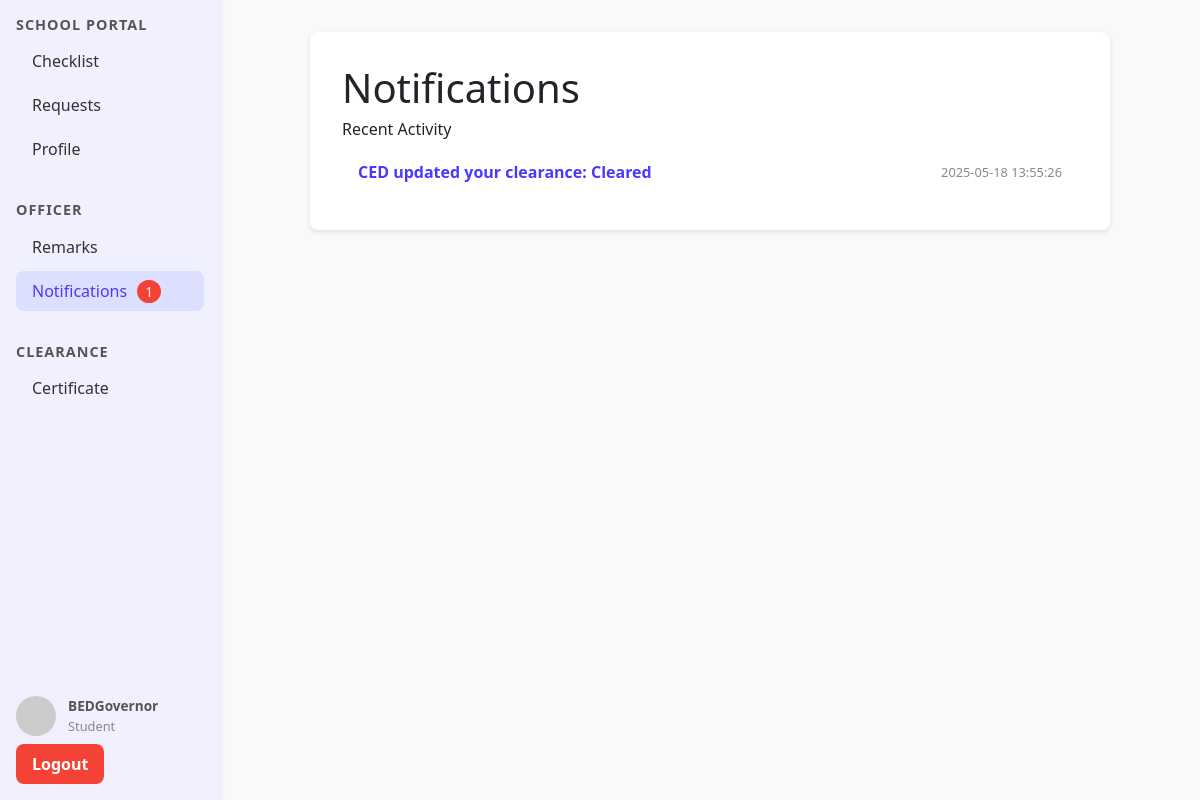
Page /notifications (signed in) on the committed database.
### clearance.py (models this page shows)
class User(UserMixin, db.Model):
    id = db.Column(db.Integer, primary_key=True)
    username = db.Column(db.String(80), unique=True, nullable=False)
    password = db.Column(db.String(200), nullable=False)
    role = db.Column(db.String(20), nullable=False)
    department = db.Column(db.String(20), nullable=True)
    email = db.Column(db.String(120), nullable=True)
    phone = db.Column(db.String(30), nullable=True)
    address = db.Column(db.String(255), nullable=True)

class Notification(db.Model):
    id = db.Column(db.Integer, primary_key=True)
    user_id = db.Column(db.Integer, db.ForeignKey('user.id'))
    message = db.Column(db.String(255))
    is_read = db.Column(db.Boolean, default=False)
    timestamp = db.Column(db.DateTime, default=datetime.datetime.utcnow)

### clearance.py (the view)
@app.route('/notifications')
@login_required
def notifications():
    notes = Notification.query.filter_by(user_id=current_user.id).order_by(Notification.timestamp.desc()).all()
    unread_count = Notification.query.filter_by(user_id=current_user.id, is_read=False).count()
    for note in notes:
        if not note.is_read:
            note.is_read = True
    db.session.commit()
    return render_template('notifications.html', notifications=notes, unread_count=unread_count)

### clearance.py (called while the page is built)
@login_manager.user_loader
def load_user(user_id):
    if not user_id:
        return None
    try:
        return User.query.get(int(user_id))
    except ValueError:
        return None

### templates/notifications.html (shortened to what this page needs)
<!DOCTYPE html>
<html lang="en">
<head>
  <link href="https://cdn.jsdelivr.net/npm/bootstrap@5.3.0/dist/css/bootstrap.min.css" rel="stylesheet" />
</head>
<body>
  <aside class="sidebar">
    <div>
      <div class="section">
        <h6>School Portal</h6>
        <a href="{{ url_for('dashboard') }}">Checklist</a>
        <a href="{{ url_for('request_page') }}">Requests</a>
        <a href="{{ url_for('profile') }}">Profile</a>
      </div>
      <div class="section">
        <h6>Officer</h6>
        <a href="{{ url_for('remarks') }}">Remarks</a>
        <a href="{{ url_for('notifications') }}" class="active">
          Notifications
          {% if unread_count and unread_count > 0 %}
            <span style="background:#f44336;color:white;border-radius:50%;padding:2px 8px;font-size:0.85em;margin-left:6px;">{{ unread_count }}</span>
          {% endif %}
        </a>
      </div>
      <div class="section">
        <h6>Clearance</h6>
        <a href="{{ url_for('clearance_certificate') }}">Certificate</a>
      </div>
    </div>
    <div class="user-info-container">
      <div class="user-info">
        <img src="https://i.pravatar.cc/40?u={{ current_user.username }}" alt="User avatar" />
        <div>
          <div><strong>{{ current_user.username }}</strong></div>
          <div style="font-size: 0.8rem; color: #888;">Student</div>
        </div>
      </div>
      <form action="{{ url_for('logout') }}" method="POST">
        <button type="submit" class="logout-btn">Logout</button>
      </form>
    </div>
  </aside>
  <main class="main-content">
    <div class="notification-container">
      <h1>Notifications</h1>
      <h6>Recent Activity</h6>
      {% if notifications %}
        {% for notification in notifications %}
          <div class="notification">
            <div>
              <h5>{{ notification.message }}</h5>
            </div>
            <time>{{ notification.timestamp.strftime('%Y-%m-%d %H:%M:%S') }}</time>
          </div>
        {% endfor %}
      {% else %}
        <p>No notifications available.</p>
      {% endif %}
    </div>
  </main>
</body>
</html>

### templates/notifications.html (style rules this page uses)
body { font-family: 'Segoe UI', Tahoma, Geneva, Verdana, sans-serif; background-color: #f9f9fb; height: 100vh; margin: 0; }
.sidebar { width: 220px; background-color: #f0f0ff; padding: 1rem; display: flex; flex-direction: column; justify-content: space-between; height: 100vh; box-shadow: 2px 0 5px rgba(0,0,0,0.05); position: fixed; left: 0; top: 0; bottom: 0; transform: translateX(-218px); transition: transform 0.3s cubic-bezier(.4,0,.2,1); z-index: 10; }
.main-content { flex: 1; padding: 2rem 3rem; overflow-y: auto; margin-left: 0; transition: margin-left 0.3s cubic-bezier(.4,0,.2,1); }
.sidebar .section { margin-bottom: 2rem; }
.sidebar .section h6 { font-weight: 600; font-size: 0.9rem; color: #555; margin-bottom: 0.5rem; text-transform: uppercase; letter-spacing: 1px; }
.sidebar a { display: block; padding: 0.5rem 1rem; border-radius: 0.5rem; color: #333; text-decoration: none; margin-bottom: 0.25rem; font-weight: 500; }
.sidebar a.active, .sidebar a:hover { background-color: #dddfff; color: #4b38ff; }
.user-info-container { display: flex; flex-direction: column; align-items: flex-start; gap: 0.5rem; margin-top: 2rem; }
.user-info { display: flex; align-items: center; gap: 0.75rem; font-size: 0.85rem; color: #555; }
.user-info img { width: 40px; height: 40px; border-radius: 50%; }
.logout-btn { background-color: #f44336; color: white; border: none; padding: 0.5rem 1rem; border-radius: 0.5rem; font-weight: 600; cursor: pointer; transition: background-color 0.2s ease; }
.notification-container { max-width: 800px; margin: 0 auto; background-color: white; padding: 2rem; border-radius: 0.5rem; box-shadow: 0 2px 5px rgba(0, 0, 0, 0.1); }
.notification { padding: 1rem; border-bottom: 1px solid #ddd; display: flex; justify-content: space-between; align-items: center; }
.notification:last-child { border-bottom: none; }
.notification h5 { margin: 0; font-size: 1rem; font-weight: 600; color: #4b38ff; }
.notification time { font-size: 0.8rem; color: #888; }

### rows in the picture
User: username "BEDGovernor"
Notification: message "CED updated your clearance: Cleared", timestamp "2025-05-18 13:55:26"

### other values in the picture
{{ unread_count }} "1"
